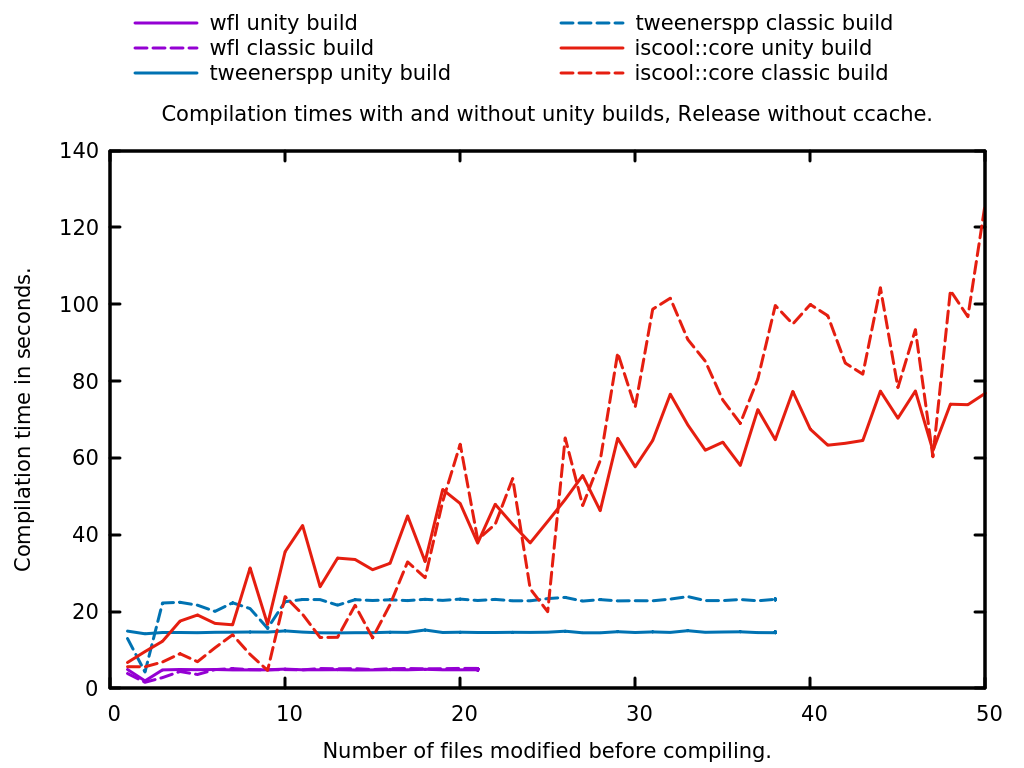

Generate this figure with gnuplot:
set terminal qt linewidth 3 font "Sans,12" size 1024,768
set size
set title "Compilation times with and without unity builds, Release without ccache."
set xlabel "Number of files modified before compiling."
set ylabel "Compilation time in seconds."

set key reverse above Left maxrows 2

set xrange [0:50]

plot "weak-function.data" using 1:3 title "wfl unity build" \
                with lines linetype 1, \
     "weak-function.data" using 1:4 title "wfl classic build" \
                with lines linetype 1 dashtype 2, \
     "tweenerspp.data" using 1:3 title "tweenerspp unity build" \
                       with lines linetype 6, \
     "tweenerspp.data" using 1:4 title "tweenerspp classic build" \
                       with lines linetype 6 dashtype 2, \
     "iscool-core.data" using 1:3 title "iscool::core unity build" \
                        with lines linetype 7, \
     "iscool-core.data" using 1:4 title "iscool::core classic build" \
                        with lines linetype 7 dashtype 2
     
